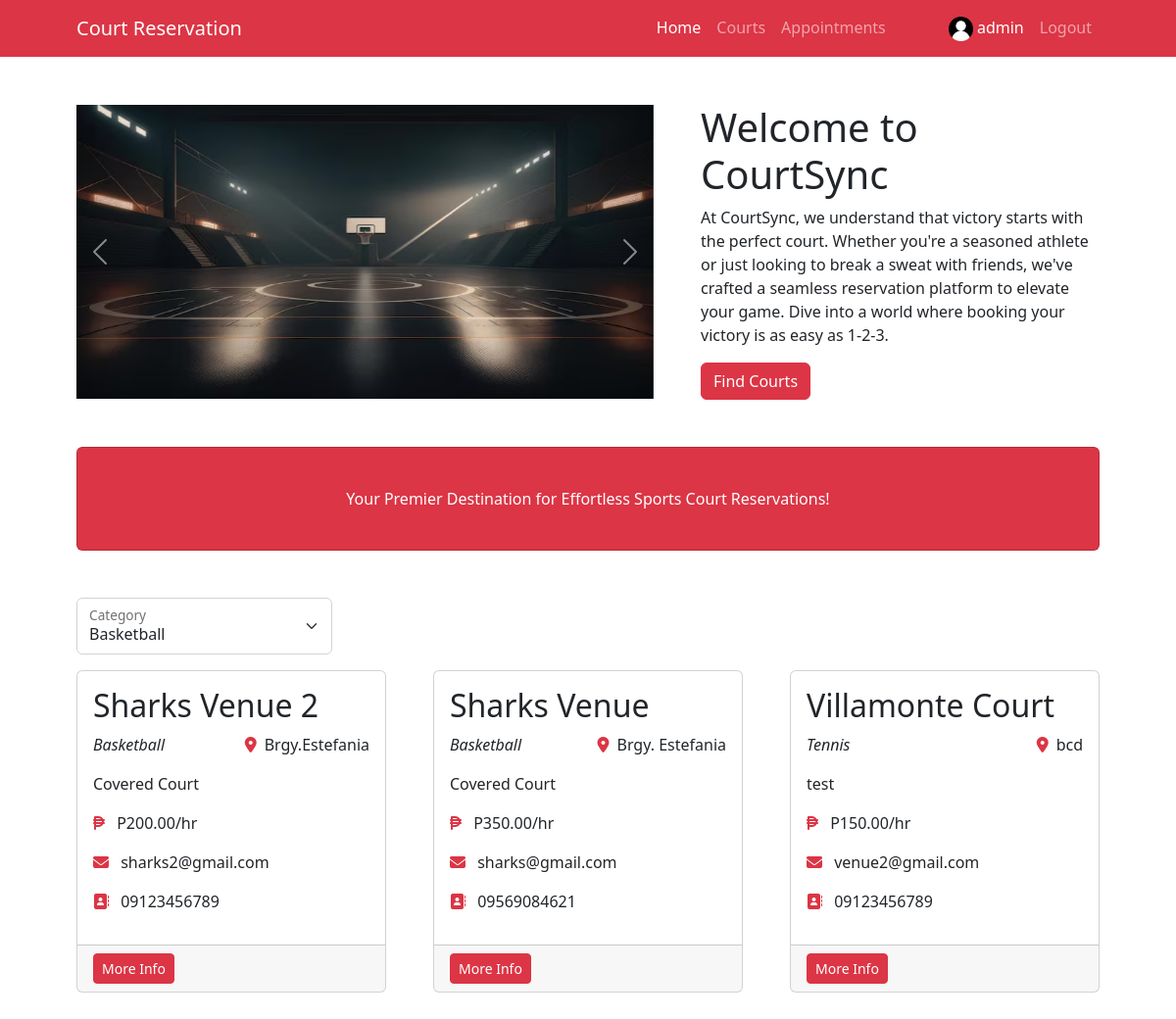
The page /user/index.php (signed in) on the database as committed earlier.
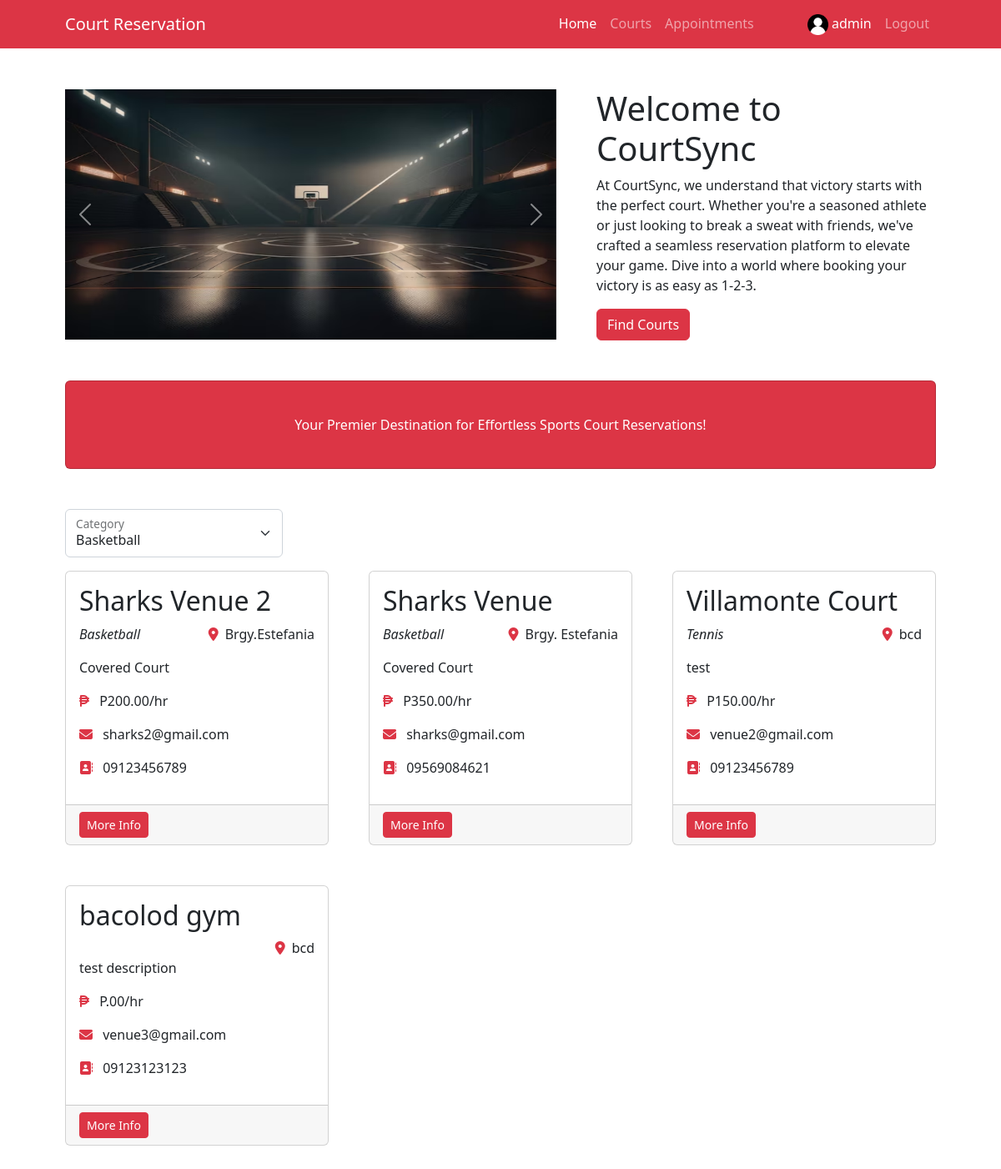
The same page on the database as committed later.
### tables this page shows
CREATE TABLE `tbl_court` (
  `courtId` int(10) NOT NULL,
  `userId` int(10) NOT NULL,
  `courtName` varchar(50) NOT NULL,
  `courtDetails` varchar(500) NOT NULL,
  `courtRates` varchar(500) NOT NULL,
  `courtType` varchar(55) NOT NULL,
  `courtLocation` varchar(50) NOT NULL,
  `courtContact` varchar(20) NOT NULL,
  `courtEmail` varchar(50) NOT NULL,
  `isActive` tinyint(1) NOT NULL DEFAULT 1,
  `dateAdded` datetime NOT NULL DEFAULT current_timestamp()
);

### actions/session.php (called while the page is built, shortened)
<?php
    if(!isset($_SESSION['username']))
    {
    	header('location: index.php');
    	exit;
    }else{
    	$user = $_SESSION['username'];
    }
    	?>

### user/index.php (the view, shortened to what this page needs)
<?php include 'includes/header.php' ?>
            <div class="row gx-4 gx-lg-5 align-items-center my-5">
                <div id="carouselExampleInterval" class="carousel slide col-lg-7" data-bs-ride="carousel">
                  <div class="carousel-inner">
                    <div class="carousel-item active" data-bs-interval="10000">
                      <img src="images/basketball.jpeg" class="d-block w-100" alt="..." height="300">
                    </div>
                  </div>
                  <button class="carousel-control-prev" type="button" data-bs-target="#carouselExampleInterval" data-bs-slide="prev">
                    <span class="carousel-control-prev-icon" aria-hidden="true"></span>
                  </button>
                  <button class="carousel-control-next" type="button" data-bs-target="#carouselExampleInterval" data-bs-slide="next">
                    <span class="carousel-control-next-icon" aria-hidden="true"></span>
                  </button>
                </div>
                <div class="col-lg-5">
                    <h1 class="font-weight-light"> Welcome to CourtSync </h1>
                    <p>At CourtSync, we understand that victory starts with the perfect court. Whether you're a seasoned athlete or just looking to break a sweat with friends, we've crafted a seamless reservation platform to elevate your game. Dive into a world where booking your victory is as easy as 1-2-3.</p>
                    <a class="btn btn-danger" href="#selectCategory">Find Courts</a>
                </div>
            </div>
            <div class="card text-white bg-danger my-5 py-4 text-center">
                <div class="card-body"><p class="text-white m-0">Your Premier Destination for Effortless Sports Court Reservations!</p></div>
            </div>
            <div class="form-floating w-25 mb-3" id="selectCategory">
              <select class="form-select" id="venueCategory" aria-label="Floating label select example">
                <option selected value="Basketball">Basketball</option>
              </select>
              <label for="floatingSelect">Category</label>
            </div>
        <div class="row gx-4 gx-lg-5 courtList">
            <?php
            $select = "SELECT * FROM tbl_court where isActive = 1";
            $query = mysqli_query($connect, $select);
            while ( $row = $query->fetch_assoc()){ ?>
                 <div class="col-md-4 mb-5 ">
                        <div class="card h-100">
                            <div class="card-body">
                                <h2 class="card-title"><?=$row['courtName']?></h2>
                                <div class="d-flex justify-content-between">
                                     <p class="card-text"><i><?=$row['courtType']?></i></p>
                                     <p class="card-text"><i class="fa-sharp fa-solid fa-location-dot me-2" style="color: #dc3545;"></i><?=$row['courtLocation']?></p>
                                </div>
                                <p class="card-text"><?=$row['courtDetails']?></p>
                                <p><i class="fa-solid fa-peso-sign me-2" style="color: #dc3545;"></i> P<?=$row['courtRates']?>.00/hr</p>
                                <p><i class="fa-solid fa-envelope me-2" style="color: #dc3545;"></i> <?=$row['courtEmail']?> </p>
                                <p><i class="fa-solid fa-address-book me-2" style="color: #dc3545;"></i> <?=$row['courtContact']?> </p>
                            </div>
                            <div class="card-footer"><a class="btn btn-danger btn-sm" href="courtDetails.php?id=<?=$row['courtId']?>">More Info</a></div>
                        </div>
                 </div>
            <?php } ?>
        </div>
        <?php include 'includes/footer.php' ?>

### user/includes/header.php (shortened to what this page needs)
<?php include '../actions/connect_db.php';
      include '../actions/session.php';
 ?>
<!DOCTYPE html>
<html lang="en">
    <head>
        <link href="css/styles.css" rel="stylesheet" />
        <link href="../assets/css/number.css" rel="stylesheet" />
    </head>
    <body>
        <nav class="navbar navbar-expand-lg navbar-dark bg-danger">
            <div class="container px-5">
                <a class="navbar-brand" href="index.php">Court Reservation</a>
                <div class="collapse navbar-collapse" id="navbarSupportedContent">
                    <ul class="navbar-nav ms-auto mb-2 mb-lg-0">
                        <li class="nav-item" <?php if(basename($_SERVER['PHP_SELF']) == 'index.php') {echo 'id="activeNav"';}?> ><a class="nav-link" aria-current="page" href="index.php">Home</a></li>
                        <li class="nav-item" <?php if(basename($_SERVER['PHP_SELF']) == 'courts.php') {echo 'id="activeNav"';}?>><a class="nav-link" href="courts.php">Courts</a></li>
                        <li class="nav-item" <?php if(basename($_SERVER['PHP_SELF']) == 'appointments.php') {echo 'id="activeNav"';}?>><a class="nav-link" href="appointments.php">Appointments</a></li>
                        <li class="nav-item ms-5"  ><a class="nav-link active" href="#!"><img src="../images/userLogo.png" width="25px"> <?=$user?></a></li>
                        <li class="nav-item " ><a class="nav-link " href="../actions/logout.php?logout">Logout</a></li>
                    </ul>
                </div>
            </div>
        </nav>
        <div class="container px-4 px-lg-5">

### user/includes/footer.php (shortened to what this page needs)
</div>
    </body>
</html>

### user/includes/header.php (style rules this page uses)
#activeNav a { color: white!important; }

Rows that differ between the two databases and show on the page:
added tbl_court: courtName "bacolod gym", courtLocation "bcd", courtDetails "test description", courtEmail "venue3@gmail.com", courtContact "09123123123"
